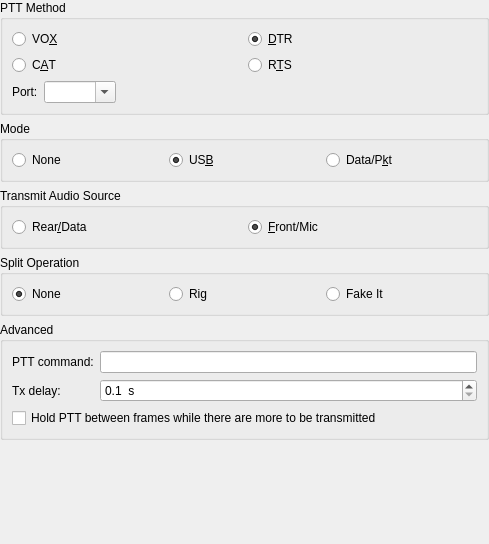
             <widget class="QWidget" name="scrollAreaWidgetContents_4">
              <property name="geometry">
               <rect>
                <x>0</x>
                <y>0</y>
                <width>489</width>
                <height>544</height>
               </rect>
              </property>
              <layout class="QVBoxLayout" name="verticalLayout_28">
               <property name="leftMargin">
                <number>0</number>
               </property>
               <property name="topMargin">
                <number>0</number>
               </property>
               <property name="rightMargin">
                <number>0</number>
               </property>
               <property name="bottomMargin">
                <number>0</number>
               </property>
               <item>
                <widget class="QGroupBox" name="PTT_method_group_box">
                 <property name="sizePolicy">
                  <sizepolicy hsizetype="Expanding" vsizetype="Preferred">
                   <horstretch>0</horstretch>
                   <verstretch>0</verstretch>
                  </sizepolicy>
                 </property>
                 <property name="toolTip">
                  <string>How this program activates the PTT on your radio</string>
                 </property>
                 <property name="title">
                  <string>PTT Method</string>
                 </property>
                 <layout class="QGridLayout" name="gridLayout_2">
                  <item row="0" column="0">
                   <widget class="QRadioButton" name="PTT_VOX_radio_button">
                    <property name="toolTip">
                     <string>&lt;html&gt;&lt;head/&gt;&lt;body&gt;&lt;p&gt;No PTT activation, instead the radio's automatic VOX is used to key the transmitter.&lt;/p&gt;&lt;p&gt;Use this if you have no radio interface hardware.&lt;/p&gt;&lt;/body&gt;&lt;/html&gt;</string>
                    </property>
                    <property name="text">
                     <string>VO&amp;X</string>
                    </property>
                    <attribute name="buttonGroup">
                     <string notr="true">PTT_method_button_group</string>
                    </attribute>
                   </widget>
                  </item>
                  <item row="0" column="1">
                   <widget class="QRadioButton" name="PTT_DTR_radio_button">
                    <property name="toolTip">
                     <string>&lt;html&gt;&lt;head/&gt;&lt;body&gt;&lt;p&gt;Use the RS-232 DTR control line to toggle your radio's PTT, requires hardware to inteface the line.&lt;/p&gt;&lt;p&gt;Some commercial interface units also use this method.&lt;/p&gt;&lt;p&gt;The DTR control line of the CAT serial port may be used for this or a DTR control line on a different serial port may be used.&lt;/p&gt;&lt;/body&gt;&lt;/html&gt;</string>
                    </property>
                    <property name="text">
                     <string>&amp;DTR</string>
                    </property>
                    <property name="checked">
                     <bool>true</bool>
                    </property>
                    <attribute name="buttonGroup">
                     <string notr="true">PTT_method_button_group</string>
                    </attribute>
                   </widget>
                  </item>
                  <item row="1" column="0">
                   <widget class="QRadioButton" name="PTT_CAT_radio_button">
                    <property name="toolTip">
                     <string>Some radios support PTT via CAT commands,
use this option if your radio supports it and you have no
other hardware interface for PTT.</string>
                    </property>
                    <property name="text">
                     <string>C&amp;AT</string>
                    </property>
                    <attribute name="buttonGroup">
                     <string notr="true">PTT_method_button_group</string>
                    </attribute>
                   </widget>
                  </item>
                  <item row="1" column="1">
                   <widget class="QRadioButton" name="PTT_RTS_radio_button">
                    <property name="toolTip">
                     <string>&lt;html&gt;&lt;head/&gt;&lt;body&gt;&lt;p&gt;Use the RS-232 RTS control line to toggle your radio's PTT, requires hardware to inteface the line.&lt;/p&gt;&lt;p&gt;Some commercial interface units also use this method.&lt;/p&gt;&lt;p&gt;The RTS control line of the CAT serial port may be used for this or a RTS control line on a different serial port may be used. Note that this option is not available on the CAT serial port when hardware flow control is used.&lt;/p&gt;&lt;/body&gt;&lt;/html&gt;</string>
                    </property>
                    <property name="text">
                     <string>R&amp;TS</string>
                    </property>
                    <attribute name="buttonGroup">
                     <string notr="true">PTT_method_button_group</string>
                    </attribute>
                   </widget>
                  </item>
                  <item row="2" column="0" rowspan="2" colspan="2">
                   <layout class="QFormLayout" name="formLayout_4">
                    <property name="fieldGrowthPolicy">
                     <enum>QFormLayout::FieldsStayAtSizeHint</enum>
                    </property>
                    <item row="0" column="0">
                     <widget class="QLabel" name="PTT_port_label">
                      <property name="text">
                       <string>Port:</string>
                      </property>
                      <property name="buddy">
                       <cstring>PTT_port_combo_box</cstring>
                      </property>
                     </widget>
                    </item>
                    <item row="0" column="1">
                     <widget class="QComboBox" name="PTT_port_combo_box">
                      <property name="sizePolicy">
                       <sizepolicy hsizetype="MinimumExpanding" vsizetype="Fixed">
                        <horstretch>1</horstretch>
                        <verstretch>0</verstretch>
                       </sizepolicy>
                      </property>
                      <property name="toolTip">
                       <string>&lt;html&gt;&lt;head/&gt;&lt;body&gt;&lt;p&gt;Select the RS-232 serial port utilised for PTT control, this option is available when DTR or RTS is selected above as a transmit method.&lt;/p&gt;&lt;p&gt;This port can be the same one as the one used for CAT control.&lt;/p&gt;&lt;p&gt;For some interface types the special value CAT may be chosen, this is used for non-serial CAT interfaces that can control serial port control lines remotely (OmniRig for example).&lt;/p&gt;&lt;/body&gt;&lt;/html&gt;</string>
                      </property>
                      <property name="editable">
                       <bool>true</bool>
                      </property>
                      <property name="currentText">
                       <string/>
                      </property>
                      <property name="currentIndex">
                       <number>-1</number>
                      </property>
                      <property name="insertPolicy">
                       <enum>QComboBox::NoInsert</enum>
                      </property>
                     </widget>
                    </item>
                   </layout>
                  </item>
                 </layout>
                </widget>
               </item>
               <item>
                <widget class="QGroupBox" name="mode_group_box">
                 <property name="toolTip">
                  <string>Modulation mode selected on radio.</string>
                 </property>
                 <property name="title">
                  <string>Mode</string>
                 </property>
                 <layout class="QGridLayout" name="gridLayout_10">
                  <item row="0" column="1">
                   <widget class="QRadioButton" name="mode_USB_radio_button">
                    <property name="toolTip">
                     <string>&lt;html&gt;&lt;head/&gt;&lt;body&gt;&lt;p&gt;USB is usually the correct modulation mode,&lt;/p&gt;&lt;p&gt;unless the radio has a special data or packet mode setting&lt;/p&gt;&lt;p&gt;for AFSK operation.&lt;/p&gt;&lt;/body&gt;&lt;/html&gt;</string>
                    </property>
                    <property name="text">
                     <string>US&amp;B</string>
                    </property>
                    <property name="checked">
                     <bool>true</bool>
                    </property>
                    <attribute name="buttonGroup">
                     <string notr="true">TX_mode_button_group</string>
                    </attribute>
                   </widget>
                  </item>
                  <item row="0" column="0">
                   <widget class="QRadioButton" name="mode_none_radio_button">
                    <property name="toolTip">
                     <string>Don't allow the program to set the radio mode
(not recommended but use if the wrong mode
or bandwidth is selected).</string>
                    </property>
                    <property name="text">
                     <string>None</string>
                    </property>
                    <attribute name="buttonGroup">
                     <string notr="true">TX_mode_button_group</string>
                    </attribute>
                   </widget>
                  </item>
                  <item row="0" column="2">
                   <widget class="QRadioButton" name="mode_data_radio_button">
                    <property name="toolTip">
                     <string>If this is availabe then it is usually the correct mode for this program.</string>
                    </property>
                    <property name="text">
                     <string>Data/P&amp;kt</string>
                    </property>
                    <attribute name="buttonGroup">
                     <string notr="true">TX_mode_button_group</string>
                    </attribute>
                   </widget>
                  </item>
                 </layout>
                </widget>
               </item>
               <item>
                <widget class="QGroupBox" name="TX_audio_source_group_box">
                 <property name="toolTip">
                  <string>Some radios can select the audio input using a CAT command,
this setting allows you to select which audio input will be used
(if it is available then generally the Rear/Data option is best).</string>
                 </property>
                 <property name="title">
                  <string>Transmit Audio Source</string>
                 </property>
                 <layout class="QGridLayout" name="gridLayout_7">
                  <item row="0" column="0">
                   <widget class="QRadioButton" name="TX_source_data_radio_button">
                    <property name="text">
                     <string>Rear&amp;/Data</string>
                    </property>
                    <attribute name="buttonGroup">
                     <string notr="true">TX_audio_source_button_group</string>
                    </attribute>
                   </widget>
                  </item>
                  <item row="0" column="1">
                   <widget class="QRadioButton" name="TX_source_mic_radio_button">
                    <property name="text">
                     <string>&amp;Front/Mic</string>
                    </property>
                    <property name="checked">
                     <bool>true</bool>
                    </property>
                    <attribute name="buttonGroup">
                     <string notr="true">TX_audio_source_button_group</string>
                    </attribute>
                   </widget>
                  </item>
                 </layout>
                </widget>
               </item>
               <item>
                <widget class="QGroupBox" name="split_operation_group_box">
                 <property name="title">
                  <string>Split Operation</string>
                 </property>
                 <layout class="QGridLayout" name="gridLayout_12">
                  <item row="0" column="2">
                   <widget class="QRadioButton" name="split_emulate_radio_button">
                    <property name="text">
                     <string>Fake It</string>
                    </property>
                    <attribute name="buttonGroup">
                     <string notr="true">split_mode_button_group</string>
                    </attribute>
                   </widget>
                  </item>
                  <item row="0" column="1">
                   <widget class="QRadioButton" name="split_rig_radio_button">
                    <property name="text">
                     <string>Rig</string>
                    </property>
                    <attribute name="buttonGroup">
                     <string notr="true">split_mode_button_group</string>
                    </attribute>
                   </widget>
                  </item>
                  <item row="0" column="0">
                   <widget class="QRadioButton" name="split_none_radio_button">
                    <property name="text">
                     <string>None</string>
                    </property>
                    <property name="checked">
                     <bool>true</bool>
                    </property>
                    <attribute name="buttonGroup">
                     <string notr="true">split_mode_button_group</string>
                    </attribute>
                   </widget>
                  </item>
                 </layout>
                </widget>
               </item>
               <item>
                <widget class="QGroupBox" name="groupBox_14">
                 <property name="title">
                  <string>Advanced</string>
                 </property>
                 <layout class="QVBoxLayout" name="verticalLayout_33">
                  <item>
                   <widget class="QFrame" name="frame">
                    <property name="frameShape">
                     <enum>QFrame::NoFrame</enum>
                    </property>
                    <property name="lineWidth">
                     <number>0</number>
                    </property>
                    <layout class="QFormLayout" name="formLayout_3">
                     <property name="leftMargin">
                      <number>0</number>
                     </property>
                     <property name="topMargin">
                      <number>0</number>
                     </property>
                     <property name="rightMargin">
                      <number>0</number>
                     </property>
                     <property name="bottomMargin">
                      <number>0</number>
                     </property>
                     <item row="1" column="0">
                      <widget class="QLabel" name="label_11">
                       <property name="text">
                        <string>Tx delay:</string>
                       </property>
                       <property name="buddy">
                        <cstring>sbTxDelay</cstring>
                       </property>
                      </widget>
                     </item>
                     <item row="1" column="1">
                      <widget class="QDoubleSpinBox" name="sbTxDelay">
                       <property name="toolTip">
                        <string>Minimum delay between assertion of PTT and start of Tx audio.</string>
                       </property>
                       <property name="suffix">
                        <string>  s</string>
                       </property>
                       <property name="decimals">
                        <number>1</number>
                       </property>
                       <property name="minimum">
                        <double>0.100000000000000</double>
                       </property>
                       <property name="maximum">
                        <double>0.500000000000000</double>
                       </property>
                       <property name="singleStep">
                        <double>0.100000000000000</double>
                       </property>
                      </widget>
                     </item>
                     <item row="0" column="0">
                      <widget class="QLabel" name="label_12">
                       <property name="text">
                        <string>PTT command:</string>
                       </property>
                      </widget>
                     </item>
                     <item row="0" column="1">
                      <widget class="QLineEdit" name="ptt_command_line_edit"/>
                     </item>
                    </layout>
                   </widget>
                  </item>
                  <item>
                   <widget class="QCheckBox" name="hold_ptt_check_box">
                    <property name="text">
                     <string>Hold PTT between frames while there are more to be transmitted</string>
                    </property>
                   </widget>
                  </item>
                 </layout>
                </widget>
               </item>
               <item>
                <spacer name="verticalSpacer_16">
                 <property name="sizeHint" stdset="0">
                  <size>
                   <width>20</width>
                   <height>40</height>
                  </size>
                 </property>
                </spacer>
               </item>
              </layout>
             </widget>
